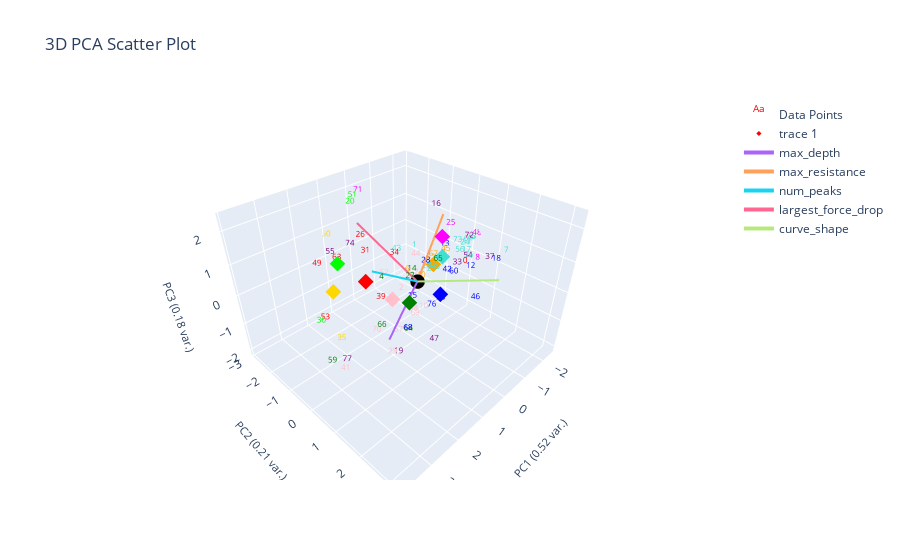
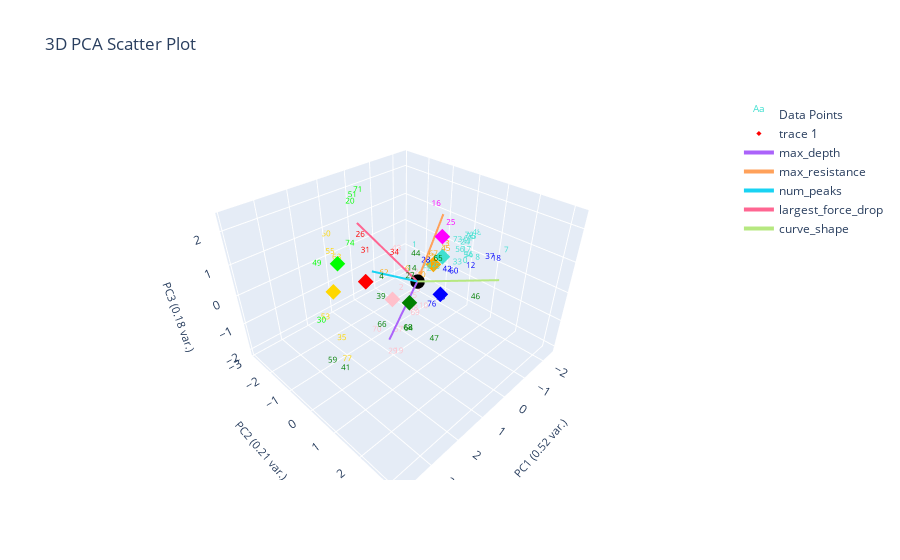

These figures' notebook cell, in order:
### Markdown cell above
# Clustering data with ES-D removed (Corrected)

### Code cell
# should labels be fixed or not
labeled_data_esd_removed = marions_labeled_data[marions_labeled_data[ylabel_name] != 'ES-D'].copy()
print('Labeled data only')
plotting.plot_clusters_seperately(labeled_data_esd_removed[f'{ylabel_name}_nums'], curve_data, ylabel_name, bold_idxs=labeled_data_esd_removed.index.tolist(), cluster_category_names=list(ylabel_to_cluster_num.keys()))

# print('ES-D' in labeled_data_esd_removed['marions_ylabels_2'].values)
label_centroids_esd_removed = find_labels_centroids(labeled_data_esd_removed, ylabel_to_cluster_num, ylabel_name)
pseudo_data_esd_removed = find_closest_centroid(data_features, label_centroids_esd_removed, ylabel_name)

print('Corrected')
# print(print('ES-D' in pseudo_data_esd_removed['pseudo_marions_ylabels_2'].values))
# changed_ylabel_idxs = find_changed_ylabel_data(labeled_data_esd_removed, pseudo_data_esd_removed, ylabel_name)
corrected_pseudo_data_esd_removed = correct_pseudo_ylabels_to_actual(pseudo_data_esd_removed, marions_labeled_data, ylabel_name, changed_ylabel_idxs)
# print(corrected_pseudo_data_esd_removed)
plotting.plot_clusters_seperately(corrected_pseudo_data_esd_removed[f'pseudo_{ylabel_name}_nums'], curve_data, ylabel_name, cluster_category_names=list(ylabel_to_cluster_num.keys()), pseudo_corrections=labeled_data_esd_removed)
# print(label_centroids_esd_removed)
plotting.plot_pca(corrected_pseudo_data_esd_removed, corrected_pseudo_data_esd_removed[f'pseudo_{ylabel_name}_nums'], 3, graph_title="", ylabel_name=ylabel_name, centroids=label_centroids_esd_removed)

print('Uncorrected')
marions_labeled_data_esd_removed = marions_labeled_data[marions_labeled_data[ylabel_name] != 'ES-D']
find_changed_ylabel_data(marions_labeled_data_esd_removed, pseudo_data_esd_removed, ylabel_name)
plotting.plot_clusters_seperately(pseudo_data_esd_removed[f'pseudo_{ylabel_name}_nums'], curve_data, ylabel_name, cluster_category_names=list(ylabel_to_cluster_num.keys()), bold_idxs=marions_labeled_data.index)
# print(label_centroids_esd_removed)
plotting.plot_pca(pseudo_data_esd_removed, pseudo_data_esd_removed[f'pseudo_{ylabel_name}_nums'], 3, graph_title="", ylabel_name=ylabel_name, centroids=label_centroids_esd_removed)

### Figure 1 — Plotly figure (JSON) as saved in the notebook; plotly's stock layout.template omitted (floating-point values rounded to 4 significant figures)
{"data": [{"mode": "text", "name": "Data Points", "text": ["0", "1", "2", "3", "4", "5", "6", "7", "8", "9", "10", "11", "12", "13", "14", "15", "16", "17", "18", "19", "20", "21", "22", "23", "24", "25", "26", "27", "28", "29", "30", "31", "32", "33", "34", "35", "36", "37", "38", "39", "40", "41", "42", "43", "44", "45", "46", "47", "48", "49", "50", "51", "52", "53", "54", "55", "56", "57", "58", "59", "60", "61", "62", "63", "64", "65", "66", "67", "68", "69", "70", "71", "72", "73", "74", "75", "76", "77"], "textfont": {"color": ["red", "turquoise", "pink", "turquoise", "green", "turquoise", "orange", "turquoise", "magenta", "pink", "pink", "turquoise", "blue", "blue", "green", "blue", "purple", "turquoise", "blue", "purple", "lime", "turquoise", "pink", "turquoise", "turquoise", "magenta", "red", "green", "blue", "pink", "lime", "red", "turquoise", "purple", "red", "gold", "turquoise", "purple", "blue", "red", "orange", "pink", "blue", "turquoise", "pink", "orange", "blue", "purple", "magenta", "red", "gold", "lime", "orange", "red", "purple", "purple", "turquoise", "pink", "pink", "green", "blue", "turquoise", "pink", "red", "green", "green", "green", "orange", "blue", "pink", "pink", "magenta", "purple", "turquoise", "purple", "turquoise", "blue", "purple"], "size": 8}, "type": "scatter3d", "x": [-1.233, -0.7734, 0.07805, -2.31, 1.74, -0.9559, -1.198, -1.772, -1.53, -0.377, -0.2349, -2.14, -1.183, -1.995, 1.275, -0.4026, -1.451, -1.868, -1.098, 1.182, 0.5963, -0.733, -0.2477, -0.7311, -2.154, -1.327, 1.137, 0.7081, -0.4433, 1.667, 3.803, 0.8954, -0.8618, -1.292, 1.048, 2.997, -1.333, -1.005, -0.1835, 1.956, -0.8069, 3.259, -0.8456, 0.3595, 0.821, -1.649, 1.623, 1.435, -2.382, 2.88, 1.057, 1.203, -1.495, 2.631, -1.809, 1.333, -1.647, 0.6285, -0.07713, 3.86, -0.9216, -2.277, -0.8036, 1.538, 1.173, 0.5964, 1.998, -1.648, 1.272, 0.0497, 1.761, 0.6385, -2.338, -1.506, 1.407, -2.339, -0.3077, 3.078], "y": [0.76, -0.8841, -0.5916, 0.2406, 0.3841, -0.04468, -1.581, 1.746, 0.9808, -0.2961, 0.07943, 0.08934, 1.013, -0.6487, 1.007, -0.5607, -0.6339, 0.3177, 1.881, 0.4197, -2.155, -0.1261, -0.3689, -0.2933, 0.02188, 0.05704, -1.111, 0.3863, -0.08345, 0.6776, 0.635, -1.25, -0.2137, 0.4356, 0.1492, 0.1906, 0.7971, 1.725, 0.7763, 0.5826, -0.5914, 0.5673, 0.4137, -0.4924, 0.6921, -0.3374, 3.168, 1.955, 0.2718, -0.7138, -2.862, -1.277, -0.8083, -1.019, 0.4353, -2.347, 0.2262, -0.1538, -0.1979, 0.9722, 0.6129, 0.03028, -2.33, -1.744, 0.8098, 1.252, 0.6327, -0.8315, 0.8733, -0.009247, 0.1418, -1.745, 0.03224, 0.2135, -1.243, 0.09649, 0.3427, 0.4513], "z": [0.1447, 0.1882, -0.8515, 0.3157, 0.8553, -0.3172, -1.241, 0.7051, 0.2263, -1.011, -1.374, 0.1486, 0.1139, -0.186, 1.179, -1.402, 1.429, 0.06011, 0.7898, -2.086, 1.684, -0.3097, -0.326, -0.3003, 0.07967, 1.106, 1.226, 0.3742, 0.1357, -1.584, 0.8045, 0.5526, -0.2811, -0.08133, 1.165, -0.5339, 0.3249, 0.8218, -0.6345, 0.4452, -0.8159, -1.153, -0.1366, 0.7128, 1.268, -0.0962, 1.656, -0.4241, 0.4341, 1.275, 0.5064, 2.373, -0.5564, -0.7745, -0.07607, 0.2222, 0.1148, -1.941, -1.534, -0.165, -0.1481, 0.1672, -1.576, 0.3845, -0.9581, 1.269, -0.4272, -0.5121, -0.8342, -1.533, -1.047, 2.188, 0.2638, 0.5153, 1.006, 0.2361, -1.197, -1.042]}, {"marker": {"color": ["red", "gold", "blue", "green", "pink", "turquoise", "orange", "lime", "magenta"], "size": 4, "symbol": "diamond"}, "mode": "markers", "type": "scatter3d", "x": [1.485, 2.027, -0.1369, 1.297, 0.6214, -1.143, -1.648, 2.2, -1.15], "y": [-0.5408, -1.335, 0.769, 0.9423, -0.4062, -0.05893, -0.8315, -0.7602, -0.1088], "z": [0.4503, -0.01373, -0.1305, 0.4208, -0.5276, 0.3254, -0.5121, 1.244, 0.9886]}, {"marker": {"color": "black", "size": 5}, "mode": "markers", "name": "Origin", "showlegend": false, "type": "scatter3d", "x": [0], "y": [0], "z": [0]}, {"line": {"width": 4}, "mode": "lines+text", "name": "max_depth", "textposition": "top center", "type": "scatter3d", "x": [0, 1.671], "y": [0, 0.5602], "z": [0, -0.8414]}, {"line": {"width": 4}, "mode": "lines+text", "name": "max_resistance", "textposition": "top center", "type": "scatter3d", "x": [0, -1.573], "y": [0, -0.4633], "z": [0, 1.441]}, {"line": {"width": 4}, "mode": "lines+text", "name": "num_peaks", "textposition": "top center", "type": "scatter3d", "x": [0, 1.54], "y": [0, -0.1927], "z": [0, 0.9662]}, {"line": {"width": 4}, "mode": "lines+text", "name": "largest_force_drop", "textposition": "top center", "type": "scatter3d", "x": [0, 1.165], "y": [0, -1.154], "z": [0, 1.885]}, {"line": {"width": 4}, "mode": "lines+text", "name": "curve_shape", "textposition": "top center", "type": "scatter3d", "x": [0, -0.008738], "y": [0, 2.665], "z": [0, 1.314]}], "layout": {"autosize": true, "scene": {"xaxis": {"title": {"font": {"size": 11}, "text": "PC1 (0.52 var.)"}}, "yaxis": {"title": {"font": {"size": 11}, "text": "PC2 (0.21 var.)"}}, "zaxis": {"title": {"font": {"size": 11}, "text": "PC3 (0.18 var.)"}}}, "title": {"text": "3D PCA Scatter Plot"}}}

### Figure 2 — Plotly figure (JSON) as saved in the notebook; plotly's stock layout.template omitted (floating-point values rounded to 4 significant figures)
{"data": [{"mode": "text", "name": "Data Points", "text": ["0", "1", "2", "3", "4", "5", "6", "7", "8", "9", "10", "11", "12", "13", "14", "15", "16", "17", "18", "19", "20", "21", "22", "23", "24", "25", "26", "27", "28", "29", "30", "31", "32", "33", "34", "35", "36", "37", "38", "39", "40", "41", "42", "43", "44", "45", "46", "47", "48", "49", "50", "51", "52", "53", "54", "55", "56", "57", "58", "59", "60", "61", "62", "63", "64", "65", "66", "67", "68", "69", "70", "71", "72", "73", "74", "75", "76", "77"], "textfont": {"color": ["turquoise", "turquoise", "pink", "turquoise", "green", "turquoise", "orange", "turquoise", "turquoise", "pink", "pink", "turquoise", "blue", "orange", "green", "pink", "magenta", "turquoise", "blue", "pink", "lime", "turquoise", "pink", "turquoise", "turquoise", "magenta", "red", "green", "blue", "pink", "lime", "red", "turquoise", "turquoise", "red", "gold", "turquoise", "blue", "blue", "green", "orange", "green", "blue", "pink", "green", "orange", "green", "green", "turquoise", "lime", "gold", "lime", "orange", "gold", "turquoise", "gold", "turquoise", "pink", "pink", "green", "blue", "turquoise", "orange", "gold", "green", "green", "green", "orange", "green", "pink", "pink", "lime", "turquoise", "turquoise", "lime", "turquoise", "blue", "gold"], "size": 8}, "type": "scatter3d", "x": [-1.233, -0.7734, 0.07805, -2.31, 1.74, -0.9559, -1.198, -1.772, -1.53, -0.377, -0.2349, -2.14, -1.183, -1.995, 1.275, -0.4026, -1.451, -1.868, -1.098, 1.182, 0.5963, -0.733, -0.2477, -0.7311, -2.154, -1.327, 1.137, 0.7081, -0.4433, 1.667, 3.803, 0.8954, -0.8618, -1.292, 1.048, 2.997, -1.333, -1.005, -0.1835, 1.956, -0.8069, 3.259, -0.8456, 0.3595, 0.821, -1.649, 1.623, 1.435, -2.382, 2.88, 1.057, 1.203, -1.495, 2.631, -1.809, 1.333, -1.647, 0.6285, -0.07713, 3.86, -0.9216, -2.277, -0.8036, 1.538, 1.173, 0.5964, 1.998, -1.648, 1.272, 0.0497, 1.761, 0.6385, -2.338, -1.506, 1.407, -2.339, -0.3077, 3.078], "y": [0.76, -0.8841, -0.5916, 0.2406, 0.3841, -0.04468, -1.581, 1.746, 0.9808, -0.2961, 0.07943, 0.08934, 1.013, -0.6487, 1.007, -0.5607, -0.6339, 0.3177, 1.881, 0.4197, -2.155, -0.1261, -0.3689, -0.2933, 0.02188, 0.05704, -1.111, 0.3863, -0.08345, 0.6776, 0.635, -1.25, -0.2137, 0.4356, 0.1492, 0.1906, 0.7971, 1.725, 0.7763, 0.5826, -0.5914, 0.5673, 0.4137, -0.4924, 0.6921, -0.3374, 3.168, 1.955, 0.2718, -0.7138, -2.862, -1.277, -0.8083, -1.019, 0.4353, -2.347, 0.2262, -0.1538, -0.1979, 0.9722, 0.6129, 0.03028, -2.33, -1.744, 0.8098, 1.252, 0.6327, -0.8315, 0.8733, -0.009247, 0.1418, -1.745, 0.03224, 0.2135, -1.243, 0.09649, 0.3427, 0.4513], "z": [0.1447, 0.1882, -0.8515, 0.3157, 0.8553, -0.3172, -1.241, 0.7051, 0.2263, -1.011, -1.374, 0.1486, 0.1139, -0.186, 1.179, -1.402, 1.429, 0.06011, 0.7898, -2.086, 1.684, -0.3097, -0.326, -0.3003, 0.07967, 1.106, 1.226, 0.3742, 0.1357, -1.584, 0.8045, 0.5526, -0.2811, -0.08133, 1.165, -0.5339, 0.3249, 0.8218, -0.6345, 0.4452, -0.8159, -1.153, -0.1366, 0.7128, 1.268, -0.0962, 1.656, -0.4241, 0.4341, 1.275, 0.5064, 2.373, -0.5564, -0.7745, -0.07607, 0.2222, 0.1148, -1.941, -1.534, -0.165, -0.1481, 0.1672, -1.576, 0.3845, -0.9581, 1.269, -0.4272, -0.5121, -0.8342, -1.533, -1.047, 2.188, 0.2638, 0.5153, 1.006, 0.2361, -1.197, -1.042]}, {"marker": {"color": ["red", "gold", "blue", "green", "pink", "turquoise", "orange", "lime", "magenta"], "size": 4, "symbol": "diamond"}, "mode": "markers", "type": "scatter3d", "x": [1.485, 2.027, -0.1369, 1.297, 0.6214, -1.143, -1.648, 2.2, -1.15], "y": [-0.5408, -1.335, 0.769, 0.9423, -0.4062, -0.05893, -0.8315, -0.7602, -0.1088], "z": [0.4503, -0.01373, -0.1305, 0.4208, -0.5276, 0.3254, -0.5121, 1.244, 0.9886]}, {"marker": {"color": "black", "size": 5}, "mode": "markers", "name": "Origin", "showlegend": false, "type": "scatter3d", "x": [0], "y": [0], "z": [0]}, {"line": {"width": 4}, "mode": "lines+text", "name": "max_depth", "textposition": "top center", "type": "scatter3d", "x": [0, 1.671], "y": [0, 0.5602], "z": [0, -0.8414]}, {"line": {"width": 4}, "mode": "lines+text", "name": "max_resistance", "textposition": "top center", "type": "scatter3d", "x": [0, -1.573], "y": [0, -0.4633], "z": [0, 1.441]}, {"line": {"width": 4}, "mode": "lines+text", "name": "num_peaks", "textposition": "top center", "type": "scatter3d", "x": [0, 1.54], "y": [0, -0.1927], "z": [0, 0.9662]}, {"line": {"width": 4}, "mode": "lines+text", "name": "largest_force_drop", "textposition": "top center", "type": "scatter3d", "x": [0, 1.165], "y": [0, -1.154], "z": [0, 1.885]}, {"line": {"width": 4}, "mode": "lines+text", "name": "curve_shape", "textposition": "top center", "type": "scatter3d", "x": [0, -0.008738], "y": [0, 2.665], "z": [0, 1.314]}], "layout": {"autosize": true, "scene": {"xaxis": {"title": {"font": {"size": 11}, "text": "PC1 (0.52 var.)"}}, "yaxis": {"title": {"font": {"size": 11}, "text": "PC2 (0.21 var.)"}}, "zaxis": {"title": {"font": {"size": 11}, "text": "PC3 (0.18 var.)"}}}, "title": {"text": "3D PCA Scatter Plot"}}}
